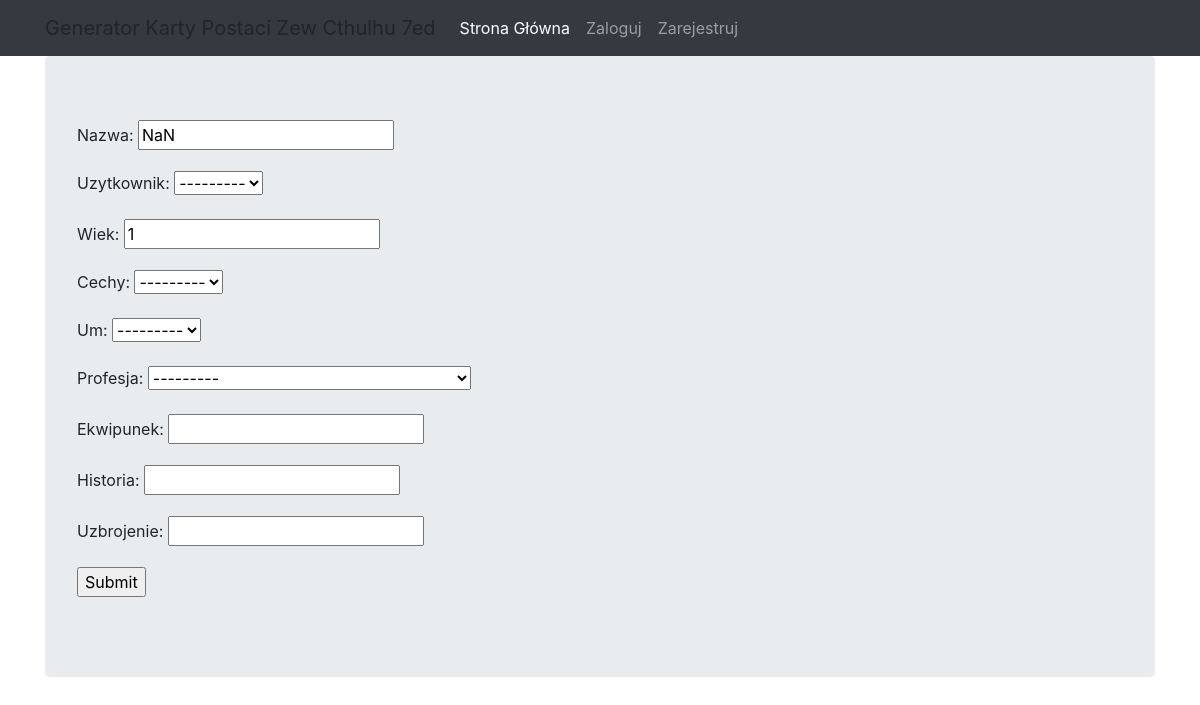
The app's page /postac/postac-uaktualnij/1 with its own data.
### postac/models.py (models this page shows)
class Postac(models.Model):
    nazwa = models.CharField(max_length=218, null=False)
    uzytkownik = models.ForeignKey(
        User, on_delete=models.CASCADE, related_name='postac', blank=True, null=True
    )
    wiek = models.PositiveSmallIntegerField(validators=[MinValueValidator(15), MaxValueValidator(90)])
    cechy = models.ForeignKey(
        ZestawCechPostaci, on_delete=models.CASCADE, related_name='postac', blank=True, null=True
    )
    um = models.ForeignKey(
        Umiejetnosc, on_delete=models.CASCADE, related_name='postac', blank=True, null=True
    )
    profesja = models.ForeignKey(
        Profesja, on_delete=models.CASCADE, related_name='postac', blank=True, null=True
    )
    ekwipunek = models.CharField(max_length=1024, blank=True, null=True)
    historia = models.CharField(max_length=1024, blank=True, null=True)
    uzbrojenie = models.CharField(max_length=1024, blank=True, null=True)

class Profesja(models.Model):
    nazwa = models.CharField(max_length=50, primary_key=True)
    punkty_do_wydania = models.CharField(max_length=150)
    majetnosc_min = models.PositiveSmallIntegerField()
    majetnosc_max = models.PositiveSmallIntegerField()
    um_stale = models.CharField(max_length=200)
    wybor1 = models.CharField(max_length=200, null=True)
    wybor2 = models.CharField(max_length=200, null=True)
    wybor3 = models.CharField(max_length=200, null=True)
    wybor4 = models.CharField(max_length=200, null=True)

### postac/views.py (the view)
# urls.py: path('postac-uaktualnij/<pk>', views.WidokPostacUaktualnij.as_view(), name='postac-uaktualnij'),
class WidokPostacUaktualnij(generic.UpdateView):
    model = Postac
    fields = '__all__'
    template_name = 'form.html'
    success_url = reverse_lazy('postac:postac-widok')

### templates/form.html (shortened to what this page needs)
{% extends "base.html" %}
{% block content %}
<form method="post">
    {{ form.as_p }}
    <input type="submit" value="Submit">
</form>
{% endblock %}

### records on screen
Postac: nazwa "NaN", uzytkownik "---------", wiek "1", cechy "---------", um "---------", profesja "---------"
